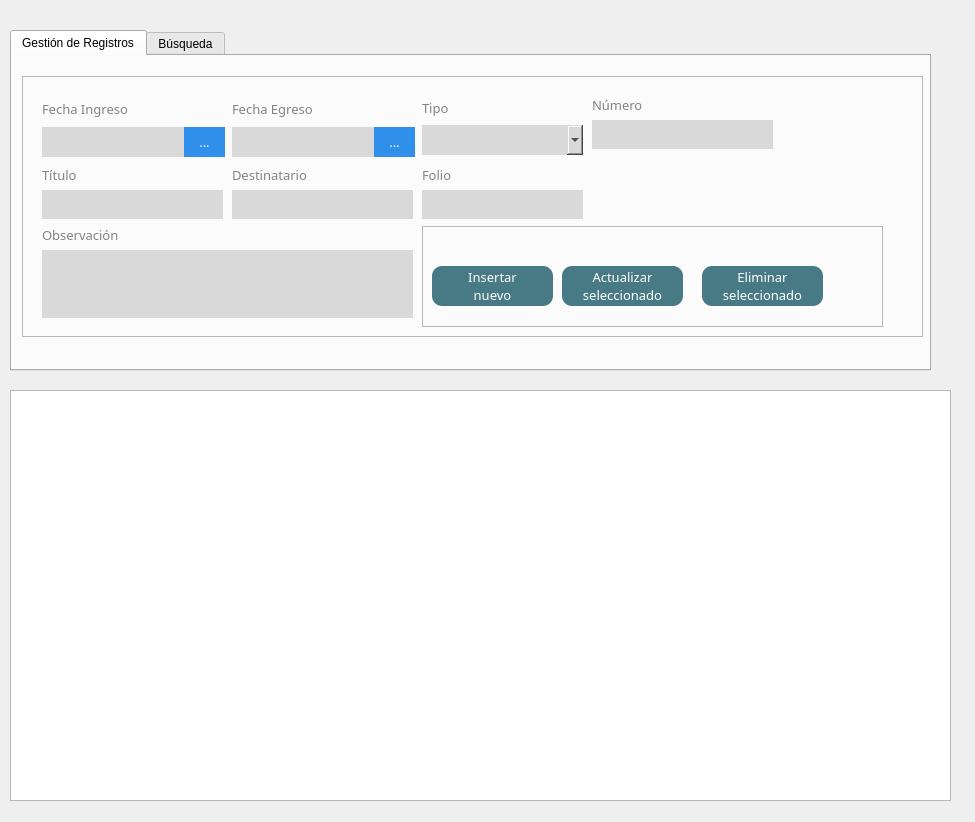
<?xml version="1.0" encoding="UTF-8"?>
<ui version="4.0">
 <class>MainWindow</class>
 <widget class="QMainWindow" name="MainWindow">
  <property name="geometry">
   <rect>
    <x>0</x>
    <y>0</y>
    <width>975</width>
    <height>822</height>
   </rect>
  </property>
  <property name="windowTitle">
   <string>Sistema de Registro</string>
  </property>
  <widget class="QWidget" name="centralwidget">
   <widget class="QTableView" name="tableView">
    <property name="geometry">
     <rect>
      <x>10</x>
      <y>390</y>
      <width>941</width>
      <height>411</height>
     </rect>
    </property>
   </widget>
   <widget class="QTabWidget" name="tabWidget">
    <property name="geometry">
     <rect>
      <x>10</x>
      <y>30</y>
      <width>921</width>
      <height>341</height>
     </rect>
    </property>
    <property name="currentIndex">
     <number>0</number>
    </property>
    <widget class="QWidget" name="tab1">
     <attribute name="title">
      <string>Gestión de Registros</string>
     </attribute>
     <widget class="QFrame" name="frame">
      <property name="geometry">
       <rect>
        <x>10</x>
        <y>20</y>
        <width>901</width>
        <height>261</height>
       </rect>
      </property>
      <property name="frameShape">
       <enum>QFrame::StyledPanel</enum>
      </property>
      <property name="frameShadow">
       <enum>QFrame::Raised</enum>
      </property>
      <widget class="QWidget" name="layoutWidget">
       <property name="geometry">
        <rect>
         <x>20</x>
         <y>20</y>
         <width>183</width>
         <height>61</height>
        </rect>
       </property>
       <layout class="QVBoxLayout" name="verticalLayout_56">
        <item>
         <widget class="QLabel" name="label_69">
          <property name="maximumSize">
           <size>
            <width>16777215</width>
            <height>30</height>
           </size>
          </property>
          <property name="font">
           <font>
            <family>candara</family>
            <pointsize>10</pointsize>
           </font>
          </property>
          <property name="styleSheet">
           <string notr="true">color:#838383;</string>
          </property>
          <property name="text">
           <string>Fecha Ingreso</string>
          </property>
         </widget>
        </item>
        <item>
         <layout class="QHBoxLayout" name="horizontalLayout_37">
          <property name="spacing">
           <number>0</number>
          </property>
          <item>
           <widget class="QLineEdit" name="txtReportStartDate">
            <property name="minimumSize">
             <size>
              <width>0</width>
              <height>30</height>
             </size>
            </property>
            <property name="font">
             <font>
              <family>candara</family>
              <pointsize>11</pointsize>
             </font>
            </property>
            <property name="styleSheet">
             <string notr="true">background-color:#D9D9D9;
border:none;</string>
            </property>
            <property name="text">
             <string/>
            </property>
           </widget>
          </item>
          <item>
           <widget class="QPushButton" name="btnGetReportStartDate">
            <property name="minimumSize">
             <size>
              <width>0</width>
              <height>30</height>
             </size>
            </property>
            <property name="maximumSize">
             <size>
              <width>200</width>
              <height>16777215</height>
             </size>
            </property>
            <property name="font">
             <font>
              <family>candara</family>
              <pointsize>10</pointsize>
             </font>
            </property>
            <property name="styleSheet">
             <string notr="true">QPushButton{
background-color:#2F8FEA;
border:none;
color: white;
text-align: center;
padding: 0px 15px;
border-radius:0;

}
QPushButton:hover{
	background-color:#007DDA;
	background-color: #56648F;
	
}</string>
            </property>
            <property name="text">
             <string>...</string>
            </property>
           </widget>
          </item>
         </layout>
        </item>
       </layout>
      </widget>
      <widget class="QWidget" name="layoutWidget_2">
       <property name="geometry">
        <rect>
         <x>210</x>
         <y>20</y>
         <width>183</width>
         <height>61</height>
        </rect>
       </property>
       <layout class="QVBoxLayout" name="verticalLayout_57">
        <item>
         <widget class="QLabel" name="label_70">
          <property name="maximumSize">
           <size>
            <width>16777215</width>
            <height>30</height>
           </size>
          </property>
          <property name="font">
           <font>
            <family>candara</family>
            <pointsize>10</pointsize>
           </font>
          </property>
          <property name="styleSheet">
           <string notr="true">color:#838383;</string>
          </property>
          <property name="text">
           <string>Fecha Egreso</string>
          </property>
         </widget>
        </item>
        <item>
         <layout class="QHBoxLayout" name="horizontalLayout_38">
          <property name="spacing">
           <number>0</number>
          </property>
          <item>
           <widget class="QLineEdit" name="txtReportStartDate_2">
            <property name="minimumSize">
             <size>
              <width>0</width>
              <height>30</height>
             </size>
            </property>
            <property name="font">
             <font>
              <family>candara</family>
              <pointsize>11</pointsize>
             </font>
            </property>
            <property name="styleSheet">
             <string notr="true">background-color:#D9D9D9;
border:none;</string>
            </property>
            <property name="text">
             <string/>
            </property>
           </widget>
          </item>
          <item>
           <widget class="QPushButton" name="btnGetReportStartDate_2">
            <property name="minimumSize">
             <size>
              <width>0</width>
              <height>30</height>
             </size>
            </property>
            <property name="maximumSize">
             <size>
              <width>200</width>
              <height>16777215</height>
             </size>
            </property>
            <property name="font">
             <font>
              <family>candara</family>
              <pointsize>10</pointsize>
             </font>
            </property>
            <property name="styleSheet">
             <string notr="true">QPushButton{
background-color:#2F8FEA;
border:none;
color: white;
text-align: center;
padding: 0px 15px;
border-radius:0;

}
QPushButton:hover{
	background-color:#007DDA;
	background-color: #56648F;
	
}</string>
            </property>
            <property name="text">
             <string>...</string>
            </property>
           </widget>
          </item>
         </layout>
        </item>
       </layout>
      </widget>
      <widget class="QWidget" name="layoutWidget_3">
       <property name="geometry">
        <rect>
         <x>400</x>
         <y>20</y>
         <width>161</width>
         <height>59</height>
        </rect>
       </property>
       <layout class="QVBoxLayout" name="verticalLayout_58">
        <item>
         <widget class="QLabel" name="label_71">
          <property name="maximumSize">
           <size>
            <width>16777215</width>
            <height>30</height>
           </size>
          </property>
          <property name="font">
           <font>
            <family>candara</family>
            <pointsize>10</pointsize>
           </font>
          </property>
          <property name="styleSheet">
           <string notr="true">color:#838383;</string>
          </property>
          <property name="text">
           <string>Tipo</string>
          </property>
         </widget>
        </item>
        <item>
         <widget class="QComboBox" name="cmbReportRecordType">
          <property name="minimumSize">
           <size>
            <width>0</width>
            <height>30</height>
           </size>
          </property>
          <property name="styleSheet">
           <string notr="true">border:none;
background-color:#D9D9D9;</string>
          </property>
          <property name="editable">
           <bool>true</bool>
          </property>
         </widget>
        </item>
       </layout>
      </widget>
      <widget class="QWidget" name="layoutWidget_4">
       <property name="geometry">
        <rect>
         <x>570</x>
         <y>20</y>
         <width>181</width>
         <height>53</height>
        </rect>
       </property>
       <layout class="QVBoxLayout" name="verticalLayout_24">
        <item>
         <widget class="QLabel" name="label_31">
          <property name="maximumSize">
           <size>
            <width>16777215</width>
            <height>30</height>
           </size>
          </property>
          <property name="font">
           <font>
            <family>candara</family>
            <pointsize>10</pointsize>
           </font>
          </property>
          <property name="styleSheet">
           <string notr="true">color:#838383;</string>
          </property>
          <property name="text">
           <string>Número</string>
          </property>
         </widget>
        </item>
        <item>
         <widget class="QLineEdit" name="txtIncomeRecordedBy">
          <property name="minimumSize">
           <size>
            <width>0</width>
            <height>30</height>
           </size>
          </property>
          <property name="font">
           <font>
            <family>candara</family>
            <pointsize>11</pointsize>
           </font>
          </property>
          <property name="styleSheet">
           <string notr="true">background-color:#D9D9D9;
border:none;</string>
          </property>
          <property name="text">
           <string/>
          </property>
         </widget>
        </item>
       </layout>
      </widget>
      <widget class="QWidget" name="layoutWidget_5">
       <property name="geometry">
        <rect>
         <x>20</x>
         <y>90</y>
         <width>181</width>
         <height>53</height>
        </rect>
       </property>
       <layout class="QVBoxLayout" name="verticalLayout_25">
        <item>
         <widget class="QLabel" name="label_32">
          <property name="maximumSize">
           <size>
            <width>16777215</width>
            <height>30</height>
           </size>
          </property>
          <property name="font">
           <font>
            <family>candara</family>
            <pointsize>10</pointsize>
           </font>
          </property>
          <property name="styleSheet">
           <string notr="true">color:#838383;</string>
          </property>
          <property name="text">
           <string>Título</string>
          </property>
         </widget>
        </item>
        <item>
         <widget class="QLineEdit" name="txtIncomeRecordedBy_2">
          <property name="minimumSize">
           <size>
            <width>0</width>
            <height>30</height>
           </size>
          </property>
          <property name="font">
           <font>
            <family>candara</family>
            <pointsize>11</pointsize>
           </font>
          </property>
          <property name="styleSheet">
           <string notr="true">background-color:#D9D9D9;
border:none;</string>
          </property>
          <property name="text">
           <string/>
          </property>
         </widget>
        </item>
       </layout>
      </widget>
      <widget class="QWidget" name="layoutWidget_6">
       <property name="geometry">
        <rect>
         <x>20</x>
         <y>150</y>
         <width>371</width>
         <height>92</height>
        </rect>
       </property>
       <layout class="QVBoxLayout" name="verticalLayout_26">
        <item>
         <widget class="QLabel" name="label_33">
          <property name="maximumSize">
           <size>
            <width>16777215</width>
            <height>30</height>
           </size>
          </property>
          <property name="font">
           <font>
            <family>candara</family>
            <pointsize>10</pointsize>
           </font>
          </property>
          <property name="styleSheet">
           <string notr="true">color:#838383;</string>
          </property>
          <property name="text">
           <string>Observación</string>
          </property>
         </widget>
        </item>
        <item>
         <widget class="QTextEdit" name="textEdit">
          <property name="styleSheet">
           <string notr="true">background-color:#D9D9D9;
border:none;</string>
          </property>
         </widget>
        </item>
       </layout>
      </widget>
      <widget class="QWidget" name="layoutWidget_7">
       <property name="geometry">
        <rect>
         <x>400</x>
         <y>90</y>
         <width>161</width>
         <height>53</height>
        </rect>
       </property>
       <layout class="QVBoxLayout" name="verticalLayout_27">
        <item>
         <widget class="QLabel" name="label_34">
          <property name="maximumSize">
           <size>
            <width>16777215</width>
            <height>30</height>
           </size>
          </property>
          <property name="font">
           <font>
            <family>candara</family>
            <pointsize>10</pointsize>
           </font>
          </property>
          <property name="styleSheet">
           <string notr="true">color:#838383;</string>
          </property>
          <property name="text">
           <string>Folio</string>
          </property>
         </widget>
        </item>
        <item>
         <widget class="QLineEdit" name="txtIncomeRecordedBy_4">
          <property name="minimumSize">
           <size>
            <width>0</width>
            <height>30</height>
           </size>
          </property>
          <property name="font">
           <font>
            <family>candara</family>
            <pointsize>11</pointsize>
           </font>
          </property>
          <property name="styleSheet">
           <string notr="true">background-color:#D9D9D9;
border:none;</string>
          </property>
          <property name="text">
           <string/>
          </property>
         </widget>
        </item>
       </layout>
      </widget>
      <widget class="QWidget" name="layoutWidget_8">
       <property name="geometry">
        <rect>
         <x>210</x>
         <y>90</y>
         <width>181</width>
         <height>53</height>
        </rect>
       </property>
       <layout class="QVBoxLayout" name="verticalLayout_28">
        <item>
         <widget class="QLabel" name="label_35">
          <property name="maximumSize">
           <size>
            <width>16777215</width>
            <height>30</height>
           </size>
          </property>
          <property name="font">
           <font>
            <family>candara</family>
            <pointsize>10</pointsize>
           </font>
          </property>
          <property name="styleSheet">
           <string notr="true">color:#838383;</string>
          </property>
          <property name="text">
           <string>Destinatario</string>
          </property>
         </widget>
        </item>
        <item>
         <widget class="QLineEdit" name="txtIncomeRecordedBy_5">
          <property name="minimumSize">
           <size>
            <width>0</width>
            <height>30</height>
           </size>
          </property>
          <property name="font">
           <font>
            <family>candara</family>
            <pointsize>11</pointsize>
           </font>
          </property>
          <property name="styleSheet">
           <string notr="true">background-color:#D9D9D9;
border:none;</string>
          </property>
          <property name="text">
           <string/>
          </property>
         </widget>
        </item>
       </layout>
      </widget>
      <widget class="QFrame" name="frame_2">
       <property name="geometry">
        <rect>
         <x>400</x>
         <y>150</y>
         <width>461</width>
         <height>101</height>
        </rect>
       </property>
       <property name="frameShape">
        <enum>QFrame::StyledPanel</enum>
       </property>
       <property name="frameShadow">
        <enum>QFrame::Raised</enum>
       </property>
       <widget class="QPushButton" name="btnGetCurrentStock">
        <property name="geometry">
         <rect>
          <x>10</x>
          <y>40</y>
          <width>121</width>
          <height>40</height>
         </rect>
        </property>
        <property name="minimumSize">
         <size>
          <width>0</width>
          <height>40</height>
         </size>
        </property>
        <property name="maximumSize">
         <size>
          <width>200</width>
          <height>16777215</height>
         </size>
        </property>
        <property name="font">
         <font>
          <family>candara</family>
          <pointsize>10</pointsize>
         </font>
        </property>
        <property name="styleSheet">
         <string notr="true">QPushButton{
background-color:#487A85;
border:none;
color: white;
text-align: center;
padding: 0px 15px;
border-radius:10px;

}
QPushButton:hover{
	background-color:#007DDA;
	background-color: #56648F;
	
}</string>
        </property>
        <property name="text">
         <string>Insertar
nuevo</string>
        </property>
       </widget>
       <widget class="QPushButton" name="btnGetCurrentStock_2">
        <property name="geometry">
         <rect>
          <x>140</x>
          <y>40</y>
          <width>121</width>
          <height>40</height>
         </rect>
        </property>
        <property name="minimumSize">
         <size>
          <width>0</width>
          <height>40</height>
         </size>
        </property>
        <property name="maximumSize">
         <size>
          <width>200</width>
          <height>16777215</height>
         </size>
        </property>
        <property name="font">
         <font>
          <family>candara</family>
          <pointsize>10</pointsize>
         </font>
        </property>
        <property name="styleSheet">
         <string notr="true">QPushButton{
background-color:#487A85;
border:none;
color: white;
text-align: center;
padding: 0px 15px;
border-radius:10px;

}
QPushButton:hover{
	background-color:#007DDA;
	background-color: #56648F;
	
}</string>
        </property>
        <property name="text">
         <string>Actualizar
seleccionado</string>
        </property>
       </widget>
       <widget class="QPushButton" name="btnGetCurrentStock_3">
        <property name="geometry">
         <rect>
          <x>280</x>
          <y>40</y>
          <width>121</width>
          <height>40</height>
         </rect>
        </property>
        <property name="minimumSize">
         <size>
          <width>0</width>
          <height>40</height>
         </size>
        </property>
        <property name="maximumSize">
         <size>
          <width>200</width>
          <height>16777215</height>
         </size>
        </property>
        <property name="font">
         <font>
          <family>candara</family>
          <pointsize>10</pointsize>
         </font>
        </property>
        <property name="styleSheet">
         <string notr="true">QPushButton{
background-color:#487A85;
border:none;
color: white;
text-align: center;
padding: 0px 15px;
border-radius:10px;

}
QPushButton:hover{
	background-color:#007DDA;
	background-color: #56648F;
	
}</string>
        </property>
        <property name="text">
         <string>Eliminar
seleccionado</string>
        </property>
       </widget>
      </widget>
     </widget>
    </widget>
    <widget class="QWidget" name="tab_2">
     <attribute name="title">
      <string>Búsqueda</string>
     </attribute>
     <widget class="QFrame" name="frame_3">
      <property name="geometry">
       <rect>
        <x>10</x>
        <y>10</y>
        <width>901</width>
        <height>261</height>
       </rect>
      </property>
      <property name="frameShape">
       <enum>QFrame::StyledPanel</enum>
      </property>
      <property name="frameShadow">
       <enum>QFrame::Raised</enum>
      </property>
      <widget class="QWidget" name="layoutWidget_9">
       <property name="geometry">
        <rect>
         <x>20</x>
         <y>20</y>
         <width>183</width>
         <height>61</height>
        </rect>
       </property>
       <layout class="QVBoxLayout" name="verticalLayout_59">
        <item>
         <widget class="QLabel" name="label_72">
          <property name="maximumSize">
           <size>
            <width>16777215</width>
            <height>30</height>
           </size>
          </property>
          <property name="font">
           <font>
            <family>candara</family>
            <pointsize>10</pointsize>
           </font>
          </property>
          <property name="styleSheet">
           <string notr="true">color:#838383;</string>
          </property>
          <property name="text">
           <string>Fecha Ingreso</string>
          </property>
         </widget>
        </item>
        <item>
         <layout class="QHBoxLayout" name="horizontalLayout_39">
          <property name="spacing">
           <number>0</number>
          </property>
          <item>
           <widget class="QLineEdit" name="txtReportStartDate_3">
            <property name="minimumSize">
             <size>
              <width>0</width>
              <height>30</height>
             </size>
            </property>
            <property name="font">
             <font>
              <family>candara</family>
              <pointsize>11</pointsize>
             </font>
            </property>
            <property name="styleSheet">
             <string notr="true">background-color:#D9D9D9;
border:none;</string>
            </property>
            <property name="text">
             <string/>
            </property>
           </widget>
          </item>
          <item>
           <widget class="QPushButton" name="btnGetReportStartDate_3">
            <property name="minimumSize">
             <size>
              <width>0</width>
              <height>30</height>
             </size>
            </property>
            <property name="maximumSize">
             <size>
              <width>200</width>
              <height>16777215</height>
             </size>
            </property>
            <property name="font">
             <font>
              <family>candara</family>
              <pointsize>10</pointsize>
             </font>
            </property>
            <property name="styleSheet">
             <string notr="true">QPushButton{
background-color:#2F8FEA;
border:none;
color: white;
text-align: center;
padding: 0px 15px;
border-radius:0;

}
QPushButton:hover{
	background-color:#007DDA;
	background-color: #56648F;
	
}</string>
            </property>
            <property name="text">
             <string>...</string>
            </property>
           </widget>
          </item>
         </layout>
        </item>
       </layout>
      </widget>
      <widget class="QWidget" name="layoutWidget_10">
       <property name="geometry">
        <rect>
         <x>210</x>
         <y>20</y>
         <width>183</width>
         <height>61</height>
        </rect>
       </property>
       <layout class="QVBoxLayout" name="verticalLayout_60">
        <item>
         <widget class="QLabel" name="label_73">
          <property name="maximumSize">
           <size>
            <width>16777215</width>
            <height>30</height>
           </size>
          </property>
          <property name="font">
           <font>
            <family>candara</family>
            <pointsize>10</pointsize>
           </font>
          </property>
          <property name="styleSheet">
           <string notr="true">color:#838383;</string>
          </property>
          <property name="text">
           <string>Fecha Egreso</string>
          </property>
         </widget>
        </item>
        <item>
         <layout class="QHBoxLayout" name="horizontalLayout_40">
          <property name="spacing">
           <number>0</number>
          </property>
          <item>
           <widget class="QLineEdit" name="txtReportStartDate_4">
            <property name="minimumSize">
             <size>
              <width>0</width>
              <height>30</height>
             </size>
            </property>
            <property name="font">
             <font>
              <family>candara</family>
              <pointsize>11</pointsize>
             </font>
            </property>
            <property name="styleSheet">
             <string notr="true">background-color:#D9D9D9;
border:none;</string>
            </property>
            <property name="text">
             <string/>
            </property>
           </widget>
          </item>
          <item>
           <widget class="QPushButton" name="btnGetReportStartDate_4">
            <property name="minimumSize">
             <size>
              <width>0</width>
              <height>30</height>
             </size>
            </property>
            <property name="maximumSize">
             <size>
              <width>200</width>
              <height>16777215</height>
             </size>
            </property>
            <property name="font">
             <font>
              <family>candara</family>
              <pointsize>10</pointsize>
             </font>
            </property>
            <property name="styleSheet">
             <string notr="true">QPushButton{
background-color:#2F8FEA;
border:none;
color: white;
text-align: center;
padding: 0px 15px;
border-radius:0;

}
QPushButton:hover{
	background-color:#007DDA;
	background-color: #56648F;
	
}</string>
            </property>
            <property name="text">
             <string>...</string>
            </property>
           </widget>
          </item>
         </layout>
        </item>
       </layout>
      </widget>
      <widget class="QWidget" name="layoutWidget_11">
       <property name="geometry">
        <rect>
         <x>400</x>
         <y>20</y>
         <width>161</width>
         <height>59</height>
        </rect>
       </property>
       <layout class="QVBoxLayout" name="verticalLayout_61">
        <item>
         <widget class="QLabel" name="label_74">
          <property name="maximumSize">
           <size>
            <width>16777215</width>
            <height>30</height>
           </size>
          </property>
          <property name="font">
           <font>
            <family>candara</family>
            <pointsize>10</pointsize>
           </font>
          </property>
          <property name="styleSheet">
           <string notr="true">color:#838383;</string>
          </property>
          <property name="text">
           <string>Tipo</string>
          </property>
         </widget>
        </item>
        <item>
         <widget class="QComboBox" name="cmbReportRecordType_2">
          <property name="minimumSize">
           <size>
            <width>0</width>
            <height>30</height>
           </size>
          </property>
          <property name="styleSheet">
           <string notr="true">border:none;
background-color:#D9D9D9;</string>
          </property>
          <property name="editable">
           <bool>true</bool>
          </property>
         </widget>
        </item>
       </layout>
      </widget>
      <widget class="QWidget" name="layoutWidget_12">
       <property name="geometry">
        <rect>
         <x>570</x>
         <y>20</y>
         <width>181</width>
         <height>53</height>
        </rect>
       </property>
       <layout class="QVBoxLayout" name="verticalLayout_29">
        <item>
         <widget class="QLabel" name="label_36">
          <property name="maximumSize">
           <size>
            <width>16777215</width>
            <height>30</height>
           </size>
          </property>
          <property name="font">
           <font>
            <family>candara</family>
            <pointsize>10</pointsize>
           </font>
          </property>
          <property name="styleSheet">
           <string notr="true">color:#838383;</string>
          </property>
          <property name="text">
           <string>Número</string>
          </property>
         </widget>
        </item>
        <item>
         <widget class="QLineEdit" name="txtIncomeRecordedBy_3">
          <property name="minimumSize">
           <size>
            <width>0</width>
            <height>30</height>
           </size>
          </property>
          <property name="font">
           <font>
            <family>candara</family>
            <pointsize>11</pointsize>
           </font>
          </property>
          <property name="styleSheet">
           <string notr="true">background-color:#D9D9D9;
border:none;</string>
          </property>
          <property name="text">
           <string/>
          </property>
         </widget>
        </item>
       </layout>
      </widget>
      <widget class="QFrame" name="frame_4">
       <property name="geometry">
        <rect>
         <x>20</x>
         <y>90</y>
         <width>151</width>
         <height>81</height>
        </rect>
       </property>
       <property name="frameShape">
        <enum>QFrame::StyledPanel</enum>
       </property>
       <property name="frameShadow">
        <enum>QFrame::Raised</enum>
       </property>
       <widget class="QPushButton" name="btnGetCurrentStock_4">
        <property name="geometry">
         <rect>
          <x>10</x>
          <y>20</y>
          <width>121</width>
          <height>40</height>
         </rect>
        </property>
        <property name="minimumSize">
         <size>
          <width>0</width>
          <height>40</height>
         </size>
        </property>
        <property name="maximumSize">
         <size>
          <width>200</width>
          <height>16777215</height>
         </size>
        </property>
        <property name="font">
         <font>
          <family>candara</family>
          <pointsize>10</pointsize>
         </font>
        </property>
        <property name="styleSheet">
         <string notr="true">QPushButton{
background-color:#487A85;
border:none;
color: white;
text-align: center;
padding: 0px 15px;
border-radius:10px;

}
QPushButton:hover{
	background-color:#007DDA;
	background-color: #56648F;
	
}</string>
        </property>
        <property name="text">
         <string>Buscar</string>
        </property>
       </widget>
      </widget>
     </widget>
    </widget>
   </widget>
  </widget>
 </widget>
 <resources/>
 <connections/>
</ui>
